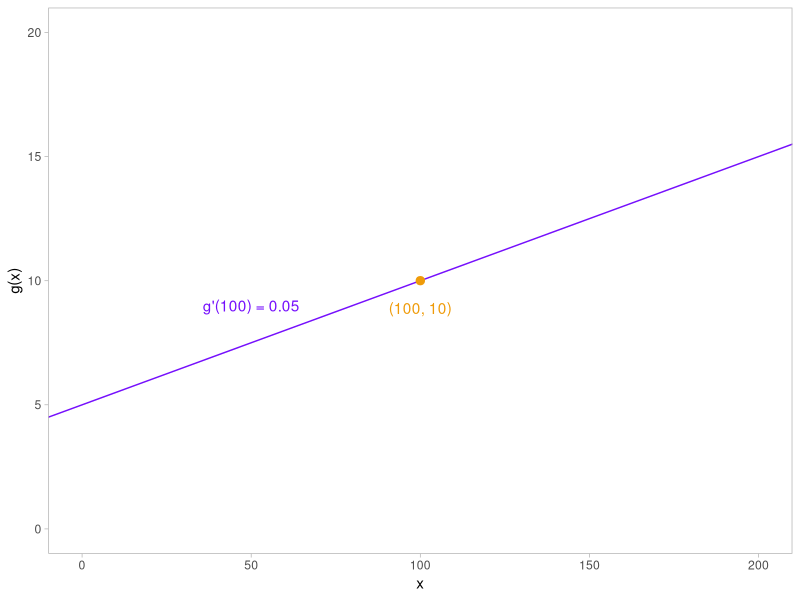
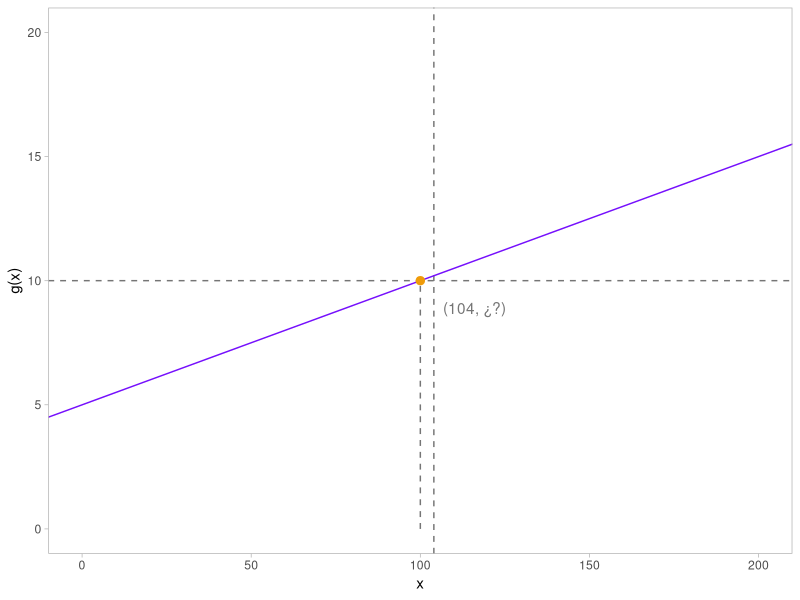
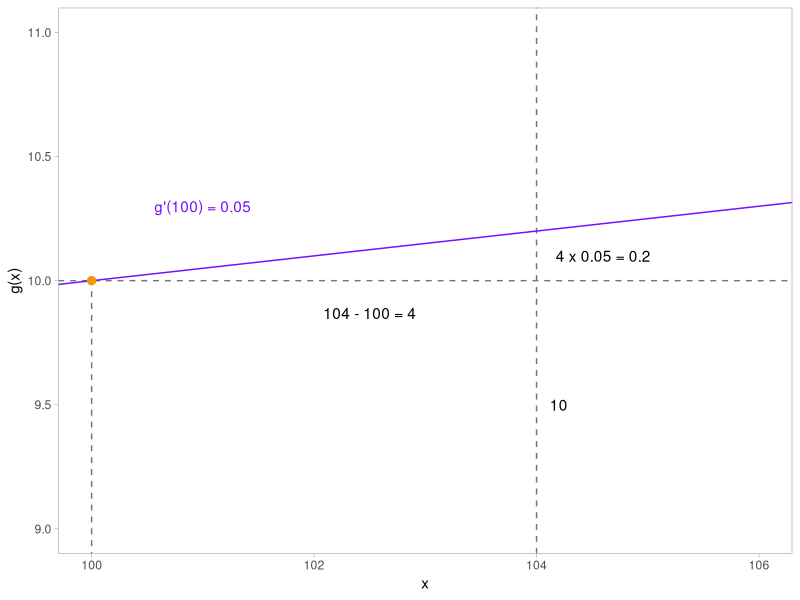
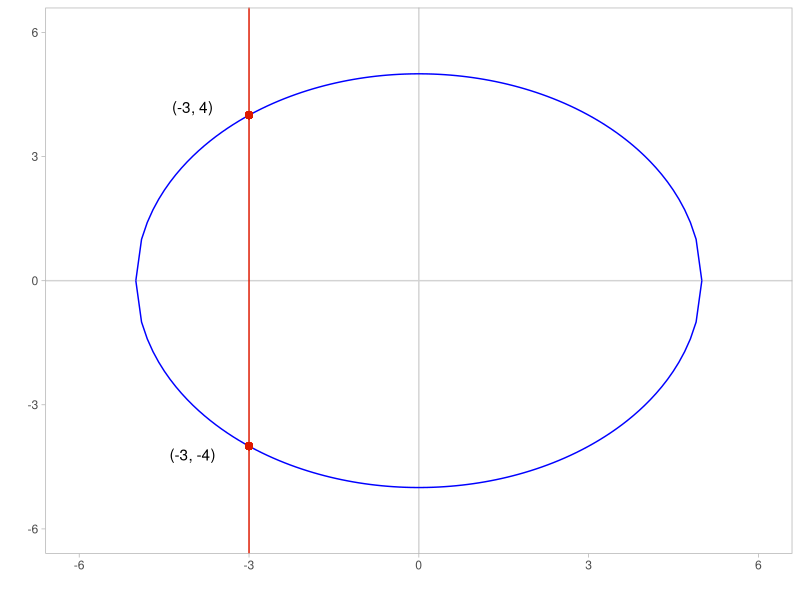
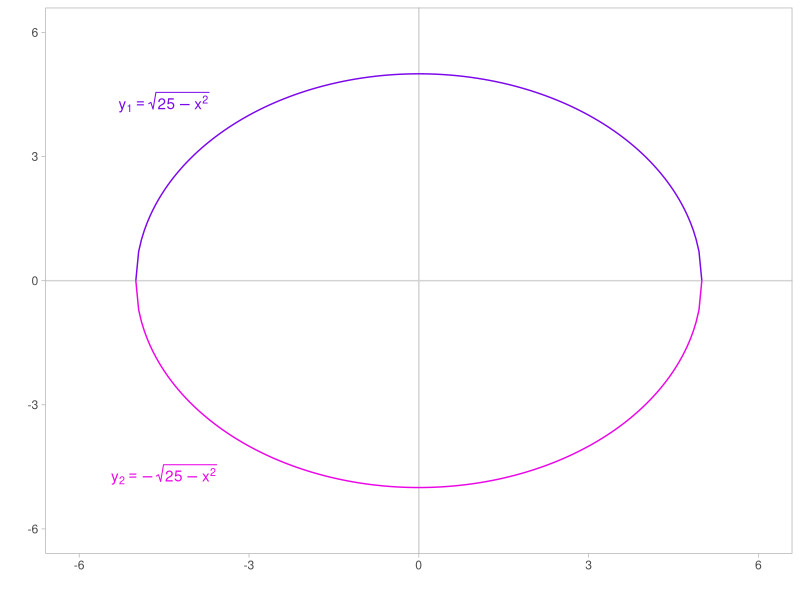
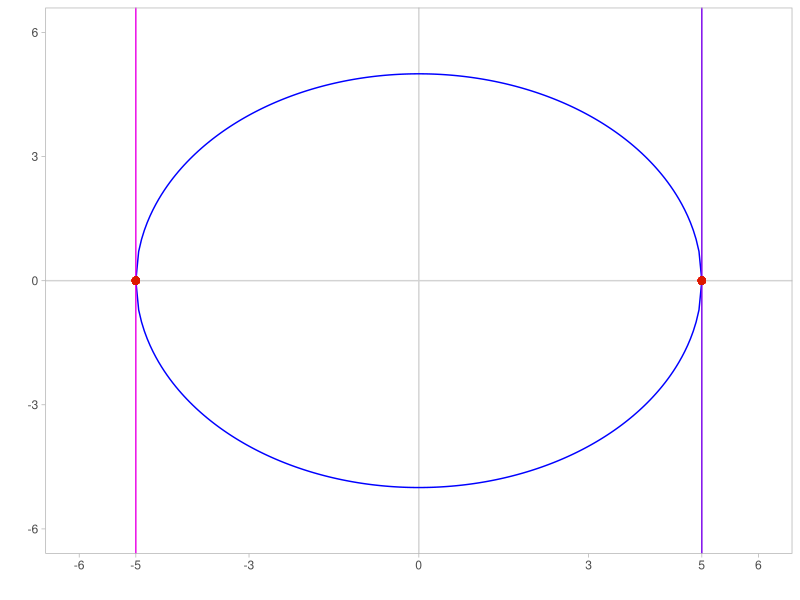
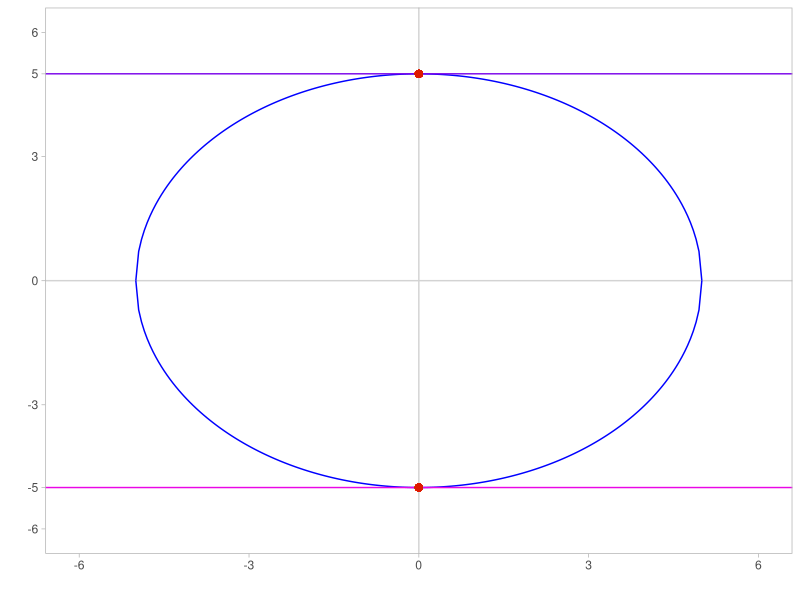
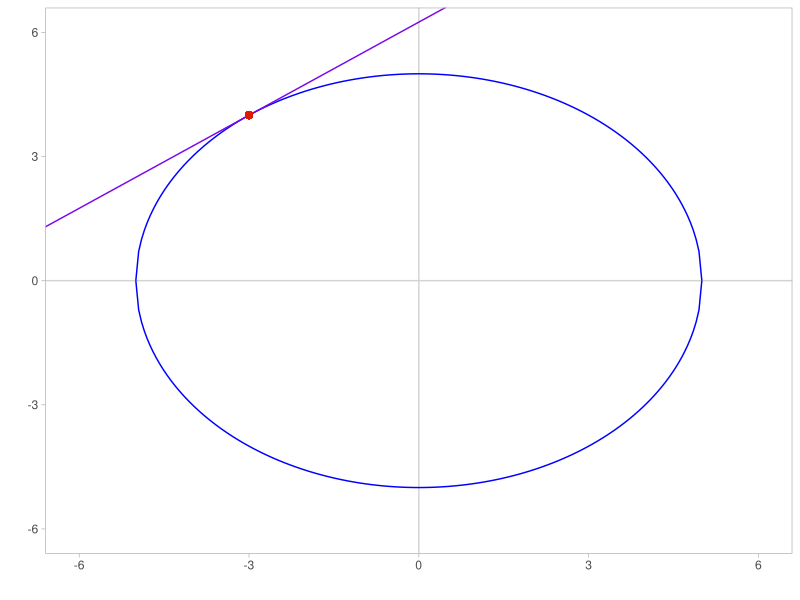

The R source for these figures, in order:
## ---- chunk 1
library(dplyr)
library(tidyr)
library(tibble)
library(ggplot2)
library(patchwork)
## ---- chunk 2
tibble(x = seq(from = 0, to = 200)) %>% 
  mutate(sq_root = sqrt(x))
## ---- chunk 3
approx_lin_sqrt <- 
  ggplot() + 
  geom_abline(slope = 0.05, intercept = 5, color = "#750ffc") + 
  geom_point(aes(x = 100, y = 10), size = 2.5, color = "#ef9b09") + 
  annotate(geom = "text", x = 50, y = 9,
           label = "g'(100) = 0.05", color = "#750ffc") + 
  annotate(geom = "text", x = 100, y = 8.9,
           label = "(100, 10)", color = "#ef9b09") + 
  expand_limits(y = c(0, 20)) + 
  coord_cartesian(xlim = c(0, 200)) + 
  theme_light() + 
  theme(panel.grid = element_blank()) + 
  labs(y = "g(x)")

approx_lin_sqrt
## ---- chunk 4
approx_lin_sqrt_2 <- 
  ggplot() + 
  geom_vline(xintercept = 104, linetype = "dashed", color = "#757575") + 
  geom_hline(yintercept = 10, linetype = "dashed", color = "#757575") + 
  geom_segment(aes(x = 100, xend = 100, y = 0, yend = 10),
               linetype = "dashed", color = "#757575") + 
  geom_abline(slope = 0.05, intercept = 5, color = "#750ffc") + 
  geom_point(aes(x = 100, y = 10), size = 2.5, color = "#ef9b09") + 
  annotate(geom = "text", x = 116, y = 8.9,
           label = "(104, ¿?)", color = "#757575") + 
  expand_limits(y = c(0, 20)) + 
  coord_cartesian(xlim = c(0, 200)) + 
  theme_light() + 
  theme(panel.grid = element_blank()) + 
  labs(y = "g(x)")

approx_lin_sqrt_2
## ---- chunk 5
approx_lin_sqrt_3 <- 
  ggplot() + 
  geom_vline(xintercept = 104, linetype = "dashed", color = "#757575") + 
  geom_hline(yintercept = 10, linetype = "dashed", color = "#757575") + 
  geom_segment(aes(x = 100, xend = 100, y = 0, yend = 10),
               linetype = "dashed", color = "#757575") + 
  geom_abline(slope = 0.05, intercept = 5, color = "#750ffc") + 
  geom_point(aes(x = 100, y = 10), size = 2.5, color = "#ef9b09") + 
  annotate(geom = "text", x = 102.5, y = 9.87, label = "104 - 100 = 4") + 
  annotate(geom = "text", x = 104.2, y = 9.5, label = "10") + 
  annotate(geom = "text", x = 104.6, y = 10.1, label = "4 x 0.05 = 0.2") + 
  annotate(geom = "text", x = 101, y = 10.3,
           label = "g'(100) = 0.05", color = "#750ffc") + 
  expand_limits(y = c(0, 20)) + 
  coord_cartesian(xlim = c(100, 106), ylim = c(9, 11)) + 
  theme_light() + 
  theme(panel.grid = element_blank()) + 
  labs(y = "g(x)")

approx_lin_sqrt_3
## ---- chunk 6
tibble(x = seq(from = -5, to = 5, length = 10),
       y_1 = sqrt(25-(x^2)),
       y_2 = -sqrt(25-(x^2)))
## ---- chunk 7
tibble(x = c(-5:5),
       y_1 = sqrt(25-(x^2)),
       y_2 = -sqrt(25-(x^2))) %>% 
  filter(x == -3)
## ---- chunk 8
implicit_diff <- 
  tibble(x = seq(from = -5, to = 5, length = 100),
       y_1 = sqrt(25-(x^2)),
       y_2 = -sqrt(25-(x^2))) %>% 
  ggplot(aes(x = x)) + 
  geom_vline(xintercept = 0, color = "lightgrey") + 
  geom_hline(yintercept = 0, color = "lightgrey") + 
  geom_vline(xintercept = -3, color = "#dd1900") + #Prueba linea vertical
  geom_line(aes(y = y_1), color = "blue") + 
  geom_line(aes(y = y_2), color = "blue") + 
  geom_point(aes(x = -3, y = 4), color = "#dd1900",
             size = 2) +  #Prueba linea vertical
  geom_point(aes(x = -3, y = -4), color = "#dd1900",
             size = 2) +  #Prueba linea vertical
  annotate(geom = "text", x = -4, y = 4.2, label = "(-3, 4)") + 
  annotate(geom = "text", x = -4, y = -4.2, label = "(-3, -4)") + 
  expand_limits(x = c(-6, 6), y = c(-6, 6)) + 
  theme_light() + 
  theme(panel.grid = element_blank()) + 
  labs(x = "", y = "")

implicit_diff
## ---- chunk 9
implicit_diff_2 <- 
  tibble(x = seq(from = -5, to = 5, length = 200),
       y_1 = sqrt(25-(x^2)),
       y_2 = -sqrt(25-(x^2))) %>% 
  ggplot(aes(x = x)) + 
  geom_vline(xintercept = 0, color = "lightgrey") + 
  geom_hline(yintercept = 0, color = "lightgrey") + 
  geom_line(aes(y = y_1), color = "#7c07ea") + 
  geom_line(aes(y = y_2), color = "#ea07e6") + 
  annotate(geom = "text", x = -4.5, y = 4.3, 
           label = expression(y[1] == sqrt(25 - x^2)),
           color = "#7c07ea") + 
  annotate(geom = "text", x = -4.5, y = -4.7, 
           label = expression(y[2] == -sqrt(25 - x^2)),
           color = "#ea07e6") + 
  expand_limits(x = c(-6, 6), y = c(-6, 6)) + 
  theme_light() + 
  theme(panel.grid = element_blank()) + 
  labs(x = "", y = "")

implicit_diff_2
## ---- chunk 10
implicit_diff_3 <- 
  tibble(x = seq(from = -5, to = 5, length = 200),
       y_1 = sqrt(25-(x^2)),
       y_2 = -sqrt(25-(x^2))) %>% 
  ggplot(aes(x = x)) + 
  geom_vline(xintercept = 0, color = "lightgrey") + 
  geom_hline(yintercept = 0, color = "lightgrey") + 
  geom_line(aes(y = y_1), color = "blue") + 
  geom_line(aes(y = y_2), color = "blue") + 
  geom_vline(xintercept = 5, color = "#7c07ea") +
  geom_vline(xintercept = -5, color = "#ea07e6") +
  geom_point(aes(x = 5, y = 0), color = "#dd1900", size = 2) + 
  geom_point(aes(x = -5, y = 0), color = "#dd1900", size = 2) + 
  expand_limits(x = c(-6, 6), y = c(-6, 6)) + 
  scale_x_continuous(breaks = c(-6, -5, -3, 0, 3, 5, 6)) + 
  theme_light() + 
  theme(panel.grid = element_blank()) + 
  labs(x = "", y = "")

implicit_diff_3
## ---- chunk 11
implicit_diff_4 <- 
  tibble(x = seq(from = -5, to = 5, length = 200),
       y_1 = sqrt(25-(x^2)),
       y_2 = -sqrt(25-(x^2))) %>% 
  ggplot(aes(x = x)) + 
  geom_vline(xintercept = 0, color = "lightgrey") + 
  geom_hline(yintercept = 0, color = "lightgrey") + 
  geom_line(aes(y = y_1), color = "blue") + 
  geom_line(aes(y = y_2), color = "blue") + 
  geom_hline(yintercept = 5, color = "#7c07ea") +
  geom_hline(yintercept = -5, color = "#ea07e6") +
  geom_point(aes(x = 0, y = 5), color = "#dd1900", size = 2) + 
  geom_point(aes(x = 0, y = -5), color = "#dd1900", size = 2) + 
  expand_limits(x = c(-6, 6), y = c(-6, 6)) + 
  scale_y_continuous(breaks = c(-6, -5, -3, 0, 3, 5, 6)) + 
  theme_light() + 
  theme(panel.grid = element_blank()) + 
  labs(x = "", y = "")

implicit_diff_4
## ---- chunk 12
implicit_diff_5 <- 
  tibble(x = seq(from = -5, to = 5, length = 200),
       y_1 = sqrt(25-(x^2)),
       y_2 = -sqrt(25-(x^2))) %>% 
  ggplot(aes(x = x)) + 
  geom_vline(xintercept = 0, color = "lightgrey") + 
  geom_hline(yintercept = 0, color = "lightgrey") + 
  geom_line(aes(y = y_1), color = "blue") + 
  geom_line(aes(y = y_2), color = "blue") + 
  geom_abline(slope = 0.75, intercept = 6.25, color = "#7c07ea") + 
  geom_point(aes(x = -3, y = 4), color = "#dd1900", size = 2) + 
  expand_limits(x = c(-6, 6), y = c(-6, 6)) + 
  theme_light() + 
  theme(panel.grid = element_blank()) + 
  labs(x = "", y = "")

implicit_diff_5
## ---- chunk 13
not_one_to_one <- tibble(x = seq(from = -2.5, to = 2.5, length = 200),
       y = x^2) %>% 
  ggplot(aes(x = x, y = y)) + 
  geom_vline(xintercept = 0, color = "lightgrey") + 
  geom_line(color = "blue") + 
  geom_segment(aes(x = -2.5, xend = 2.5, y = 4, yend = 4)) + 
  geom_point(data = tibble(x = c(-2, 2), y = c(4, 4)),
             size = 2, color = "#dd1900") + 
  annotate(geom = "text", x = -1.5, y = 4.6,
           label = expression(f(x)==x^2), color = "blue") + 
  expand_limits(x = c(-4, 4)) + 
  theme_light() + 
  theme(panel.grid = element_blank()) + 
  labs(x = "", y = "")

not_one_to_one
## ---- chunk 14
not_one_to_one_2 <- 
  tibble(x = seq(from = -2.5, to = 2.5, length = 200), y = x^2) %>% 
  ggplot() + 
  geom_vline(xintercept = 0, color = "lightgrey") + 
  geom_hline(yintercept = 0, color = "lightgrey") + 
  geom_abline(slope = 1, intercept = 0, linetype = "dashed") + 
  geom_line(aes(x = x, y = y), color = "blue") + 
  # f(x) inversa: Invierto la misma grafica, pero hacia el eje Y.
  geom_line(aes(x = y, y = x), orientation = "y", color = "#007c00") + 
  geom_segment(aes(x = 2, xend = 2, y = -3, yend = 3)) + 
  geom_point(data = tibble(x = c(2, 2), y = c(-sqrt(2), sqrt(2))),
             aes(x = x, y = y), size = 2, color = "#dd1900") + 
  annotate(geom = "text", x = -1.3, y = 4,
           label = expression(f(x)==x^2), color = "blue") + 
  annotate(geom = "text", x = 3.3, y = 2.5,
           label = expression(f^-1*(x)=="?"), color = "#007c00")  + 
  theme_light() + 
  theme(panel.grid = element_blank()) + 
  labs(x = "", y = "")

not_one_to_one_2
## ---- chunk 15
tibble(
  x = seq(from = -2.5, to = 2.5, length = 200), y = x^2) %>% 
  mutate(dominio = if_else(x > 0, true = "X >= 0", false = "X <= 0"),
         dominio = factor(x = dominio, levels = c("X >= 0", "X <= 0")))
## ---- chunk 16
split_not_one_to_one <-
tibble(x = seq(from = -2.5, to = 2.5, length = 200), y = x^2) %>% 
  mutate(dominio = if_else(x > 0, true = "X >= 0", false = "X <= 0"),
         dominio = factor(x = dominio, levels = c("X >= 0", "X <= 0"))) %>% 
  ggplot() + 
  geom_vline(xintercept = 0, color = "lightgrey") + 
  geom_hline(yintercept = 0, color = "lightgrey") + 
  geom_abline(slope = 1, intercept = 0, linetype = "dashed") + 
  geom_line(aes(x = x, y = y), color = "blue") + 
  geom_line(aes(x = y, y = x), orientation = "y", color = "#007c00") + 
  facet_wrap(~ dominio, scales = "free")  + 
  #theme_light() + 
  theme(panel.grid = element_blank(),
        panel.background = element_rect(fill = "white", color = "#eaeaea")) + 
  labs(x = "", y = "")

split_not_one_to_one
## ---- chunk 17
tibble(x = seq(from = -2.5, to = 2.5, length = 200),
       "h(x)" = (-3*(x^3))+x+2,
       "j(x)" = (-3*(x^3))-x+2,
       "k(x)" = -4+(5*x)+cos(3*x)) %>% 
  pivot_longer(cols = 2:4, names_to = "fun", values_to = "output") %>% 
  ggplot(aes(x = x, y = output)) + 
  geom_line() + 
  facet_wrap(~ fun, scales = "free_y")
## ---- chunk 18
tibble(x = seq(from = -1.5, to = 1.5, length = 200),
       "h'(x)" = (-9*(x^2))+1,
       "j'(x)" = (-9*(x^2))-1,
       "k'(x)" = 5-(3*sin(3*x))) %>% 
  pivot_longer(cols = 2:4, names_to = "fun", values_to = "output") %>% 
  ggplot(aes(x = x, y = output)) + 
  geom_hline(yintercept = 0, color = "red") + 
  geom_line() + 
  facet_wrap(~ fun, scales = "free_y")
## ---- chunk 19
tibble(x = seq(from = -(pi/2), to = (5*pi)/2, length.out = 200),
       y = cos(x)) %>% 
  ggplot(aes(x = x, y = y)) + 
  geom_vline(xintercept = 0, color = "lightgrey") + 
  geom_hline(yintercept = 0, color = "lightgrey") + 
  geom_line(color = "blue") + 
  geom_hline(yintercept = 0.6, color = "#e20f13") + 
  scale_x_continuous(
    breaks = c(-(pi/2), 0, (pi/2), pi,(3*pi)/2, 2*pi, (5*pi)/2),
    labels = expression(-over(pi, 2), 0, over(pi, 2), pi,
                        over(3*pi, 2), 2*pi, over(5*pi, 2))
  ) + 
  expand_limits(y = c(-1.5, 1.5)) + 
  theme_light() + 
  theme(panel.grid = element_blank()) + 
  labs(x = "", y = "") -> cos_fun

cos_fun
## ---- chunk 20
tibble(x = seq(from = 0, to = pi, length.out = 200),
       y = cos(x)) %>% 
  ggplot(aes(x = x, y = y)) + 
  geom_vline(xintercept = 0, color = "lightgrey") + 
  geom_hline(yintercept = 0, color = "lightgrey") + 
  geom_line(color = "blue") + 
  geom_hline(yintercept = 0.6, color = "#e20f13") + 
  scale_x_continuous(
    breaks = c(0, (pi/2), pi),
    labels = expression(0, over(pi, 2), pi)
  ) + 
  expand_limits(x = c(-(pi/2), 2*pi), y = c(-1.5, 1.5)) + 
  theme_light() + 
  theme(panel.grid = element_blank()) + 
  labs(x = "", y = "") -> cos_fun_restr

cos_fun_restr
## ---- chunk 21
tibble(x = seq(from = -2*pi, to = 2*pi, length.out = 200),
       y = tan(x)) %>% 
  mutate(restrict = case_when(
    x > -(3*pi)/2 & x < -(pi)/2 ~ "a",
    x > -(pi)/2 & x < (pi)/2 ~ "b",
    x > (pi)/2 & x < (3*pi)/2 ~ "c"
  )) %>% 
  filter(!is.na(restrict), x >= -4.6 & x <= 4.6) %>% 
  ggplot(aes(x = x, y = y, color = restrict)) + 
  geom_vline(xintercept = 0, color = "lightgrey") + 
  geom_hline(yintercept = 0, color = "lightgrey") + 
  geom_line() + 
  scale_color_manual(values = c("blue", "blue", "blue")) + 
  theme_light() + 
  theme(panel.grid = element_blank(),
        legend.position = "none") + 
  labs(x = "", y = "") -> tang_fun

tang_fun
## ---- chunk 22
tibble(x = seq(from = -2*pi, to = 2*pi, length.out = 200),
       y = tan(x)) %>% 
  mutate(restrict = case_when(
    x > -(3*pi)/2 & x < -(pi)/2 ~ "a",
    x > -(pi)/2 & x < (pi)/2 ~ "b",
    x > (pi)/2 & x < (3*pi)/2 ~ "c"
  )) %>% 
  filter(!is.na(restrict), restrict == "b") %>% 
  ggplot(aes(x = x, y = y)) + 
  geom_vline(xintercept = 0, color = "lightgrey") + 
  geom_hline(yintercept = 0, color = "lightgrey") + 
  geom_line(color = "blue") + 
  expand_limits(x = c(-(3*pi)/2, (3*pi)/2)) + 
  scale_x_continuous(breaks = c(-pi/2, 0, pi/2),
                     labels = expression(-over(pi, 2), 0, over(pi, 2))) + 
  theme_light() + 
  theme(panel.grid = element_blank()) + 
  labs(x = "", y = "") -> tang_fun_restr

tang_fun_restr
## ---- chunk 23
tibble(x = seq(from = -(pi/2), to = (pi/2), length.out = 200),
       y = sin(x))
## ---- chunk 24
tan_lines_arcsin <-
  tibble(x = seq(from = -(pi/2), to = pi/2, length.out = 200),
       y = sin(x)) %>% 
  ggplot(aes(x = y, y = x), orientation = "y") + 
  geom_vline(xintercept = 0, color = "lightgrey") + 
  geom_hline(yintercept = 0, color = "lightgrey") + 
  geom_line(color = "blue") + 
  geom_segment(aes(x = -1, xend = -1, y = -(pi/4), yend = -(pi/1.4)),
               color = "#0baa29") + 
  geom_segment(aes(x = 1, xend = 1, y = pi/4, yend = pi/1.4),
               color = "#0baa29") + 
  geom_point(data = tibble(x_1 = c(-1, 1), y_1 = c(-pi/2, pi/2)),
             aes(x = x_1, y = y_1), size = 2, color = "#e20f13") + 
  expand_limits(x = c(-1.5, 1.5), y = c(-pi, pi)) + 
  scale_y_continuous(
    breaks = c(-(pi/2), 0, (pi/2)),
    labels = expression(-over(pi, 2), 0, over(pi, 2))
  ) + 
  theme_light() + 
  theme(panel.grid = element_blank()) + 
  labs(x = "", y = "")

tan_lines_arcsin
## ---- chunk 25
exp_plot <-
  tibble(x = seq(from = -3.5, to = 3.5, length = 200),
       exp_fun = 2^x) %>% 
  ggplot(aes(x = x, y = exp_fun)) + 
  geom_vline(xintercept = 0, color = "lightgrey") + 
  geom_line(color = "blue") + 
  geom_point(data = tibble(x_1 = c(-2:2), y_2 = 2^x_1),
             aes(x = x_1, y = y_2), color = "red", size = 2) + 
  geom_text(data = tibble(x_1 = c(-2:2), y_2 = 2^x_1),
            aes(x = x_1, y = y_2, label = paste0("(", x_1, ", ", y_2, ")")),
            nudge_x = 0.3, nudge_y = -0.2) + 
  coord_cartesian(ylim = c(0, 5)) + 
  scale_x_continuous(breaks = c(-3, -2, -1, 0, 1, 2, 3)) + 
  theme_light() + 
  theme(panel.grid = element_blank()) + 
  labs(x = "", y = "")

exp_plot
## ---- chunk 26
exp_plot_2 <-
  tibble(x = seq(from = -3.5, to = 3.5, length = 200),
       "2^x" = 2^x,
       "3^x" = 3^x,
       "5^x" = 5^x) %>% 
  pivot_longer(cols = 2:4, names_to = "name_fun", values_to = "values") %>% 
  ggplot(aes(x = x, y = values, color = name_fun)) + 
  geom_vline(xintercept = 0, color = "lightgrey") + 
  geom_line(size = 0.8) + 
  coord_cartesian(ylim = c(0, 5)) + 
  scale_x_continuous(breaks = c(-3, -2, -1, 0, 1, 2, 3)) + 
  scale_color_discrete(labels = expression(2^x, 3^x, 5^x)) + 
  theme_light() + 
  theme(panel.grid = element_blank(),
        legend.position = c(0.86, 0.8),
        legend.background = element_rect(fill = "transparent")) + 
  labs(x = "", y = "", color = "")

exp_plot_2
## ---- chunk 27
tibble(delta_x = c(-0.5, -0.1, -0.05, -0.01, -0.005, -0.001,
                   0.001, 0.005, 0.01, 0.05, 0.1, 0.5),
       lim = (2^delta_x - 1)/delta_x)
## ---- chunk 28
exp_plot_3 <- 
  tibble(x = seq(from = -3.5, to = 3.5, length = 200),
       exp_fun = 2^x) %>% 
  ggplot(aes(x = x, y = exp_fun)) + 
  geom_vline(xintercept = 0, color = "lightgrey") + 
  geom_line(color = "blue") + 
  geom_abline(slope = 0.6929070, intercept = 1, color = "#008c00") + 
  geom_point(data = tibble(x_1 = 0, y_2 = 1),
             aes(x = x_1, y = y_2), color = "red", size = 2) + 
  geom_text(data = tibble(x_1 = 0, y_2 = 1),
            aes(x = x_1, y = y_2, label = paste0("(", x_1, ", ", y_2, ")")),
            nudge_x = 0.3, nudge_y = -0.2) + 
  annotate(geom = "text", x = 1.8, y = 1.7, label = "m = M(2)",
           color = "#008c00") + 
  coord_cartesian(ylim = c(0, 5)) + 
  scale_x_continuous(breaks = c(-3, -2, -1, 0, 1, 2, 3)) + 
  theme_light() + 
  theme(panel.grid = element_blank()) + 
  labs(x = "", y = "")

exp_plot_3
## ---- chunk 29
tibble(delta_x = c(-0.1, -0.01, -0.001, 0.001, 0.01, 0.1),
       lim = (4^delta_x - 1)/delta_x)
## ---- chunk 30
exp_plot_3_a <- tibble(x = seq(from = -3.5, to = 3.5, length = 200),
       exp_fun = 2^x) %>% 
  ggplot(aes(x = x, y = exp_fun)) + 
  geom_vline(xintercept = 0, color = "lightgrey") + 
  geom_line(color = "blue") + 
  geom_abline(slope = 0.6929070, intercept = 1, color = "#008c00") + 
  geom_point(data = tibble(x_1 = 0, y_2 = 1),
             aes(x = x_1, y = y_2), color = "red", size = 2) + 
  geom_text(data = tibble(x_1 = 0, y_2 = 1),
            aes(x = x_1, y = y_2, label = paste0("(", x_1, ", ", y_2, ")")),
            nudge_x = 0.4, nudge_y = -0.2) + 
  annotate(geom = "text", x = 2.3, y = 1.7, label = expression("M(2)" %~~% "0.69"),
           color = "#008c00") + 
  coord_cartesian(ylim = c(0, 5)) + 
  scale_x_continuous(breaks = c(-3, -2, -1, 0, 1, 2, 3)) + 
  theme_light() + 
  theme(panel.grid = element_blank(),
        plot.title = element_text(hjust = 0.5)) + 
  labs(x = "", y = "", title = expression(2^x))


exp_plot_3_b <- tibble(x = seq(from = -3.5, to = 3.5, length = 200),
       exp_fun = 4^x) %>% 
  ggplot(aes(x = x, y = exp_fun)) + 
  geom_vline(xintercept = 0, color = "lightgrey") + 
  geom_line(color = "blue") + 
  geom_abline(slope = 1.39, intercept = 1, color = "#008c00") + 
  geom_point(data = tibble(x_1 = 0, y_2 = 1),
             aes(x = x_1, y = y_2), color = "red", size = 2) + 
  geom_text(data = tibble(x_1 = 0, y_2 = 1),
            aes(x = x_1, y = y_2, label = paste0("(", x_1, ", ", y_2, ")")),
            nudge_x = 0.4, nudge_y = -0.2) + 
  annotate(geom = "text", x = 2, y = 2, label = expression("M(4)" %~~% "1.39"),
           color = "#008c00") + 
  coord_cartesian(ylim = c(0, 5)) + 
  scale_x_continuous(breaks = c(-3, -2, -1, 0, 1, 2, 3)) + 
  theme_light() + 
  theme(panel.grid = element_blank(),
        plot.title = element_text(hjust = 0.5)) + 
  labs(x = "", y = "", title = expression(4^x))


exp_plot_4 <- exp_plot_3_a+exp_plot_3_b

exp_plot_4
## ---- chunk 31
exp_plot_5 <- tibble(x = seq(from = -3.5, to = 3.5, length = 200),
       "k = 1" = 2^x,
       "k = 3" = 2^(x*3),
       "k = 5" = 2^(x*5)) %>% 
  pivot_longer(cols = 2:ncol(.), names_to = "exp_fun",
               values_to = "output") %>% 
  ggplot(aes(x = x, y = output, color = exp_fun)) + 
  geom_vline(xintercept = 0, color = "lightgrey") + 
  geom_line(size = 1) + 
  coord_cartesian(ylim = c(0, 5)) + 
  scale_x_continuous(breaks = c(-3, -2, -1, 0, 1, 2, 3)) + 
  theme_light() + 
  theme(legend.position = c(0.9, 0.87),
        legend.background = element_rect(fill = "transparent"),
        panel.grid = element_blank()) + 
  labs(x = "", y = "", color = "", title = expression(f(kx) == 2^kx))

exp_plot_5
## ---- chunk 32
ln_e_plots <-
  tibble(x = seq(from = -5, to = 5, length.out = 200),
       exp_fun = exp(x = x)) %>% 
  ggplot() + 
  geom_vline(xintercept = 0, color = "lightgrey") + 
  geom_hline(yintercept = 0, color = "lightgrey") + 
  geom_line(aes(x = x, y = exp_fun), color = "blue") + 
  geom_line(aes(x = exp_fun, y = x), orientation = "y", color = "#007c00") + 
  geom_abline(slope = 1, intercept = 0, linetype = "dashed") + 
  geom_point(data = tibble(x_p = c(0, 1), y_p = c(1, 0)),
             aes(x = x_p, y = y_p), color = "red", size = 2) + 
  geom_text(data = tibble(x_p = c(0, 1), y_p = c(1, 0)),
             aes(x = x_p, y = y_p,label = paste0("(", x_p, ", ", y_p, ")")),
            nudge_y = -0.46, nudge_x = 0.1) + 
  annotate(geom = "text", x = 1, y = 4.2,
           label = expression(e^"x"), color = "blue") + 
  annotate(geom = "text", x = 2.5, y = 1.4,
           label = "ln(x)", color = "#007c00") + 
  coord_cartesian(xlim = c(-4, 5), ylim = c(-3, 5)) + 
  theme_light() + 
  theme(panel.grid = element_blank()) + 
  labs(x = "", y = "")

ln_e_plots
## ---- chunk 33
ln_e_plots_2 <-
  tibble(x = seq(from = -5, to = 5, length.out = 200),
       exp_fun = exp(x = x)) %>% 
  ggplot() + 
  geom_vline(xintercept = 0, color = "lightgrey") + 
  geom_hline(yintercept = 0, color = "lightgrey") + 
  geom_line(aes(x = x, y = exp_fun), color = "blue") + 
  geom_line(aes(x = exp_fun, y = x), orientation = "y", color = "#007c00") + 
  geom_abline(slope = 1, intercept = 0, linetype = "dashed") + 
  geom_abline(slope = 1, intercept = 1, color = "#7c07ea") + 
  geom_abline(slope = 1, intercept = -1, color = "#7c07ea") + 
  geom_point(data = tibble(x_p = c(0, 1), y_p = c(1, 0)),
             aes(x = x_p, y = y_p), color = "red", size = 2) + 
  annotate(geom = "text", x = 1, y = 4.2,
           label = expression(e^"x"), color = "blue") + 
  annotate(geom = "text", x = 3, y = 1.45,
           label = "ln(x)", color = "#007c00") + 
  coord_cartesian(xlim = c(-4, 5), ylim = c(-3, 5)) + 
  theme_light() + 
  theme(panel.grid = element_blank()) + 
  labs(x = "", y = "")

ln_e_plots_2
